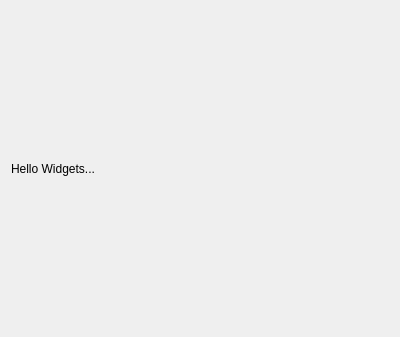
<?xml version="1.0" encoding="UTF-8"?>
<ui version="4.0">
 <class>MainWindow</class>
 <widget class="QMainWindow" name="MainWindow">
  <property name="geometry">
   <rect>
    <x>0</x>
    <y>0</y>
    <width>400</width>
    <height>337</height>
   </rect>
  </property>
  <property name="windowTitle">
   <string>MainWindow</string>
  </property>
  <widget class="QWidget" name="centralWidget">
   <layout class="QVBoxLayout" name="verticalLayout">
    <item>
     <widget class="QLabel" name="label">
      <property name="text">
       <string>Hello Widgets...</string>
      </property>
     </widget>
    </item>
   </layout>
  </widget>
  <action name="actionNew_Button">
   <property name="text">
    <string>&amp;New Button</string>
   </property>
  </action>
  <action name="action_Remove_Button">
   <property name="text">
    <string>&amp;Remove Button</string>
   </property>
  </action>
  <action name="action_Quit">
   <property name="text">
    <string>&amp;Quit</string>
   </property>
  </action>
  <action name="actionNom_nom_nom">
   <property name="text">
    <string>Nom nom nom</string>
   </property>
  </action>
  <action name="actionBlah">
   <property name="text">
    <string>Blah</string>
   </property>
  </action>
 </widget>
 <layoutdefault spacing="6" margin="11"/>
 <resources/>
 <connections/>
</ui>
